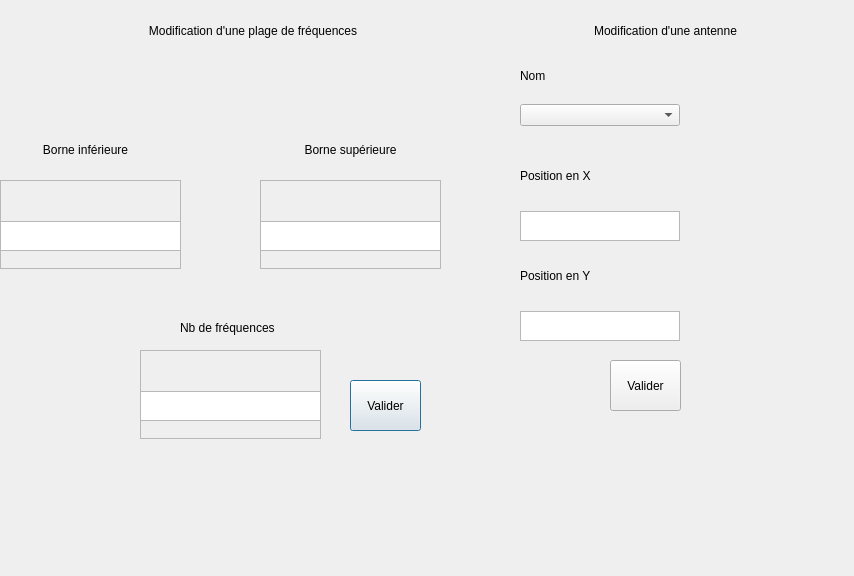
<?xml version="1.0" encoding="UTF-8"?>
<ui version="4.0">
 <class>ModifierFre</class>
 <widget class="QDialog" name="ModifierFre">
  <property name="geometry">
   <rect>
    <x>0</x>
    <y>0</y>
    <width>854</width>
    <height>576</height>
   </rect>
  </property>
  <property name="windowTitle">
   <string>Dialog</string>
  </property>
  <widget class="QWidget" name="verticalLayoutWidget">
   <property name="geometry">
    <rect>
     <x>120</x>
     <y>10</y>
     <width>266</width>
     <height>41</height>
    </rect>
   </property>
   <layout class="QVBoxLayout" name="verticalLayout">
    <item>
     <widget class="QLabel" name="label">
      <property name="text">
       <string>Modification d'une plage de fréquences</string>
      </property>
      <property name="alignment">
       <set>Qt::AlignCenter</set>
      </property>
     </widget>
    </item>
   </layout>
  </widget>
  <widget class="QWidget" name="verticalLayoutWidget_2">
   <property name="geometry">
    <rect>
     <x>0</x>
     <y>180</y>
     <width>181</width>
     <height>89</height>
    </rect>
   </property>
   <layout class="QVBoxLayout" name="verticalLayout_2">
    <item>
     <widget class="QTextEdit" name="p1">
      <property name="enabled">
       <bool>false</bool>
      </property>
     </widget>
    </item>
   </layout>
  </widget>
  <widget class="QLabel" name="label_2">
   <property name="geometry">
    <rect>
     <x>40</x>
     <y>140</y>
     <width>91</width>
     <height>20</height>
    </rect>
   </property>
   <property name="text">
    <string>Borne inférieure</string>
   </property>
   <property name="alignment">
    <set>Qt::AlignCenter</set>
   </property>
  </widget>
  <widget class="QLabel" name="label_3">
   <property name="geometry">
    <rect>
     <x>300</x>
     <y>140</y>
     <width>101</width>
     <height>20</height>
    </rect>
   </property>
   <property name="text">
    <string>Borne supérieure</string>
   </property>
   <property name="alignment">
    <set>Qt::AlignCenter</set>
   </property>
  </widget>
  <widget class="QWidget" name="verticalLayoutWidget_3">
   <property name="geometry">
    <rect>
     <x>260</x>
     <y>180</y>
     <width>181</width>
     <height>89</height>
    </rect>
   </property>
   <layout class="QVBoxLayout" name="verticalLayout_3">
    <item>
     <widget class="QTextEdit" name="p2">
      <property name="enabled">
       <bool>false</bool>
      </property>
     </widget>
    </item>
   </layout>
  </widget>
  <widget class="QWidget" name="verticalLayoutWidget_4">
   <property name="geometry">
    <rect>
     <x>0</x>
     <y>220</y>
     <width>181</width>
     <height>32</height>
    </rect>
   </property>
   <layout class="QVBoxLayout" name="verticalLayout_4">
    <item>
     <widget class="QTextEdit" name="p1m">
      <property name="maximumSize">
       <size>
        <width>16777215</width>
        <height>30</height>
       </size>
      </property>
      <property name="lineWrapMode">
       <enum>QTextEdit::WidgetWidth</enum>
      </property>
     </widget>
    </item>
   </layout>
  </widget>
  <widget class="QWidget" name="verticalLayoutWidget_5">
   <property name="geometry">
    <rect>
     <x>260</x>
     <y>220</y>
     <width>181</width>
     <height>32</height>
    </rect>
   </property>
   <layout class="QVBoxLayout" name="verticalLayout_5">
    <item>
     <widget class="QTextEdit" name="p2m">
      <property name="maximumSize">
       <size>
        <width>16777215</width>
        <height>30</height>
       </size>
      </property>
      <property name="lineWrapMode">
       <enum>QTextEdit::WidgetWidth</enum>
      </property>
     </widget>
    </item>
   </layout>
  </widget>
  <widget class="QPushButton" name="validB">
   <property name="geometry">
    <rect>
     <x>350</x>
     <y>380</y>
     <width>71</width>
     <height>51</height>
    </rect>
   </property>
   <property name="text">
    <string>Valider</string>
   </property>
  </widget>
  <widget class="QWidget" name="verticalLayoutWidget_8">
   <property name="geometry">
    <rect>
     <x>520</x>
     <y>10</y>
     <width>291</width>
     <height>41</height>
    </rect>
   </property>
   <layout class="QVBoxLayout" name="verticalLayout_8">
    <item>
     <widget class="QLabel" name="label_6">
      <property name="text">
       <string>Modification d'une antenne</string>
      </property>
      <property name="alignment">
       <set>Qt::AlignCenter</set>
      </property>
     </widget>
    </item>
   </layout>
  </widget>
  <widget class="QWidget" name="verticalLayoutWidget_9">
   <property name="geometry">
    <rect>
     <x>520</x>
     <y>60</y>
     <width>101</width>
     <height>31</height>
    </rect>
   </property>
   <layout class="QVBoxLayout" name="verticalLayout_9">
    <item>
     <widget class="QLabel" name="label_7">
      <property name="text">
       <string>Nom</string>
      </property>
     </widget>
    </item>
   </layout>
  </widget>
  <widget class="QWidget" name="verticalLayoutWidget_10">
   <property name="geometry">
    <rect>
     <x>520</x>
     <y>100</y>
     <width>160</width>
     <height>31</height>
    </rect>
   </property>
   <layout class="QVBoxLayout" name="verticalLayout_10">
    <item>
     <widget class="QComboBox" name="ant_list"/>
    </item>
   </layout>
  </widget>
  <widget class="QWidget" name="verticalLayoutWidget_11">
   <property name="geometry">
    <rect>
     <x>520</x>
     <y>160</y>
     <width>160</width>
     <height>32</height>
    </rect>
   </property>
   <layout class="QVBoxLayout" name="verticalLayout_11">
    <item>
     <widget class="QLabel" name="label_8">
      <property name="text">
       <string>Position en X</string>
      </property>
     </widget>
    </item>
   </layout>
  </widget>
  <widget class="QWidget" name="verticalLayoutWidget_12">
   <property name="geometry">
    <rect>
     <x>520</x>
     <y>210</y>
     <width>160</width>
     <height>32</height>
    </rect>
   </property>
   <layout class="QVBoxLayout" name="verticalLayout_12">
    <item>
     <widget class="QTextEdit" name="posX">
      <property name="maximumSize">
       <size>
        <width>16777215</width>
        <height>30</height>
       </size>
      </property>
     </widget>
    </item>
   </layout>
  </widget>
  <widget class="QWidget" name="verticalLayoutWidget_13">
   <property name="geometry">
    <rect>
     <x>520</x>
     <y>310</y>
     <width>160</width>
     <height>32</height>
    </rect>
   </property>
   <layout class="QVBoxLayout" name="verticalLayout_13">
    <item>
     <widget class="QTextEdit" name="posY">
      <property name="maximumSize">
       <size>
        <width>16777215</width>
        <height>30</height>
       </size>
      </property>
     </widget>
    </item>
   </layout>
  </widget>
  <widget class="QWidget" name="verticalLayoutWidget_14">
   <property name="geometry">
    <rect>
     <x>520</x>
     <y>260</y>
     <width>160</width>
     <height>32</height>
    </rect>
   </property>
   <layout class="QVBoxLayout" name="verticalLayout_14">
    <item>
     <widget class="QLabel" name="label_9">
      <property name="text">
       <string>Position en Y</string>
      </property>
     </widget>
    </item>
   </layout>
  </widget>
  <widget class="QPushButton" name="validA">
   <property name="geometry">
    <rect>
     <x>610</x>
     <y>360</y>
     <width>71</width>
     <height>51</height>
    </rect>
   </property>
   <property name="text">
    <string>Valider</string>
   </property>
  </widget>
  <widget class="QWidget" name="verticalLayoutWidget_15">
   <property name="geometry">
    <rect>
     <x>140</x>
     <y>350</y>
     <width>181</width>
     <height>89</height>
    </rect>
   </property>
   <layout class="QVBoxLayout" name="verticalLayout_15">
    <item>
     <widget class="QTextEdit" name="nbfre">
      <property name="enabled">
       <bool>false</bool>
      </property>
     </widget>
    </item>
   </layout>
  </widget>
  <widget class="QWidget" name="verticalLayoutWidget_16">
   <property name="geometry">
    <rect>
     <x>140</x>
     <y>390</y>
     <width>181</width>
     <height>32</height>
    </rect>
   </property>
   <layout class="QVBoxLayout" name="verticalLayout_16">
    <item>
     <widget class="QTextEdit" name="nbfrem">
      <property name="maximumSize">
       <size>
        <width>16777215</width>
        <height>30</height>
       </size>
      </property>
      <property name="lineWrapMode">
       <enum>QTextEdit::WidgetWidth</enum>
      </property>
     </widget>
    </item>
   </layout>
  </widget>
  <widget class="QLabel" name="label_4">
   <property name="geometry">
    <rect>
     <x>180</x>
     <y>320</y>
     <width>111</width>
     <height>16</height>
    </rect>
   </property>
   <property name="text">
    <string>Nb de fréquences</string>
   </property>
  </widget>
 </widget>
 <resources/>
 <connections/>
</ui>
